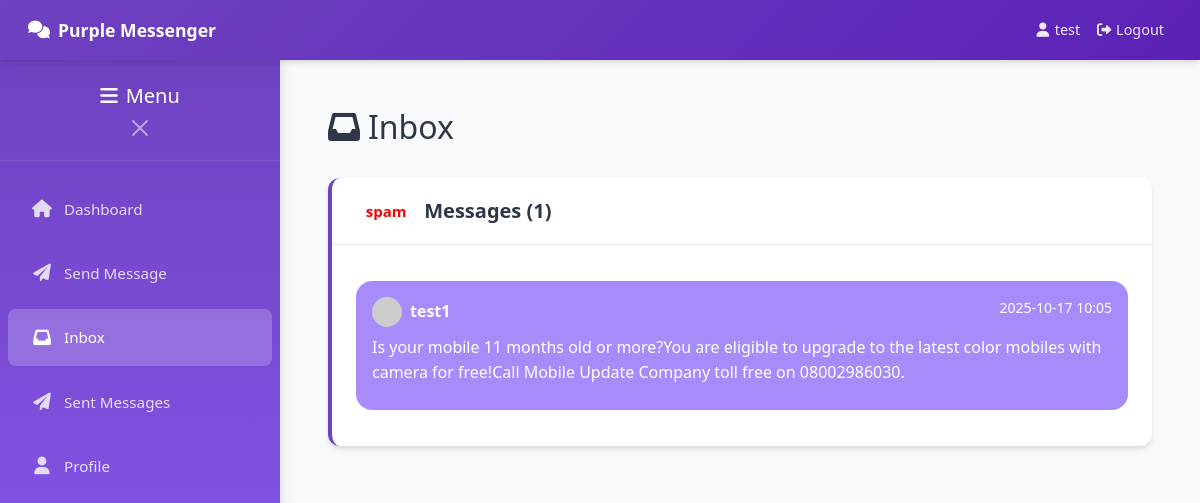
Screenshot of /inbox (signed in) with the database file from the repository.
### database.py (models this page shows)
class User(UserMixin, db.Model):
    id = db.Column(db.Integer, primary_key=True)
    username = db.Column(db.String(80), unique=True, nullable=False)
    email = db.Column(db.String(120), unique=True, nullable=False)
    password = db.Column(db.String(200), nullable=False)
    profile_pic = db.Column(db.String(200), default='default.png')
    created_at = db.Column(db.DateTime, default=datetime.utcnow)
    sent_messages = db.relationship('Message', foreign_keys='Message.sender_id', backref='sender', lazy=True)
    received_messages = db.relationship('Message', foreign_keys='Message.receiver_id', backref='receiver', lazy=True)

class Message(db.Model):
    id = db.Column(db.Integer, primary_key=True)
    content = db.Column(db.Text)
    media_type = db.Column(db.String(20))  # text, image, video, audio
    media_filename = db.Column(db.String(200))
    sender_id = db.Column(db.Integer, db.ForeignKey('user.id'), nullable=False)
    receiver_id = db.Column(db.Integer, db.ForeignKey('user.id'), nullable=False)
    category = db.Column(db.String(50))  # Category marked by sender
    is_read = db.Column(db.Boolean, default=False)
    created_at = db.Column(db.DateTime, default=datetime.utcnow)

### app.py (the view)
@app.route('/inbox')
@login_required
def inbox():
    messages = Message.query.filter_by(receiver_id=current_user.id).order_by(Message.created_at.desc()).all()
    categorized_messages = {}
    for message in messages:
        if message.category not in categorized_messages:
            categorized_messages[message.category] = []
        categorized_messages[message.category].append(message)
    return render_template('inbox.html', categorized_messages=categorized_messages)

### app.py (called while the page is built)
@login_manager.user_loader
def load_user(user_id):
    return User.query.get(int(user_id))

### templates/inbox.html (shortened to what this page needs)
{% extends "base.html" %}
{% block content %}
<div class="d-flex justify-content-between align-items-center mb-4">
    <h2><i class="fas fa-inbox me-2"></i>Inbox</h2>
</div>
<div class="row">
    <div class="col-12">
        {% for category, messages in categorized_messages.items() %}
        <div class="card card-purple mb-4">
            <div class="card-header d-flex justify-content-between align-items-center">
                <h5 class="card-title mb-0">
				{% if category=="normal" %}
                    <span class="badge category-badge me-2" style="color:green">{{ category }}</span>
                    Messages ({{ messages|length }})
					{%else %}
					<span class="badge category-badge me-2" style="color:red">{{ category }}</span>
                    Messages ({{ messages|length }})
					{% endif %}
                </h5>
            </div>
            <div class="card-body">
                {% for message in messages %}
                <div class="message-bubble">
                    <div class="d-flex justify-content-between align-items-start mb-2">
                        <div class="d-flex align-items-center">
                            <img src="{{ url_for('static', filename='uploads/images/' + message.sender.profile_pic) }}"
                                 class="rounded-circle me-2" width="30" height="30"
                                 onerror="this.src='https://via.placeholder.com/30?text=U'">
                            <strong>{{ message.sender.username }}</strong>
                        </div>
                        <small>{{ message.created_at.strftime('%Y-%m-%d %H:%M') }}</small>
                    </div>
                    {% if message.content %}
                    <p class="mb-2">{{ message.content }}</p>
                    {% endif %}
                </div>
                {% else %}
                <p class="text-muted text-center">No messages in this category.</p>
                {% endfor %}
            </div>
        </div>
        {% else %}
        <div class="text-center py-5">
            <i class="fas fa-inbox fa-3x text-muted mb-3"></i>
            <h4 class="text-muted">No messages yet</h4>
            <p class="text-muted">Your inbox is empty. Send someone a message!</p>
        </div>
        {% endfor %}
    </div>
</div>
{% endblock %}

### templates/base.html (shortened to what this page needs)
<!DOCTYPE html>
<html lang="en">
<head>
    <link href="https://cdn.jsdelivr.net/npm/bootstrap@5.1.3/dist/css/bootstrap.min.css" rel="stylesheet">
    <link href="https://cdnjs.cloudflare.com/ajax/libs/font-awesome/6.0.0/css/all.min.css" rel="stylesheet">
    <link href="{{ url_for('static', filename='css/style.css') }}" rel="stylesheet">
</head>
<body>
    <nav class="navbar navbar-expand-lg navbar-dark navbar-purple">
        <div class="container-fluid">
            <a class="navbar-brand" href="{{ url_for('dashboard') }}">
                <i class="fas fa-comments"></i>
                <span class="d-none d-sm-inline">Purple Messenger</span>
            </a>
            {% if current_user.is_authenticated %}
            <div class="navbar-nav ms-auto d-none d-md-flex align-items-center">
                <a class="nav-link" href="{{ url_for('profile') }}">
                    <i class="fas fa-user me-1"></i>
                    <span class="d-none d-lg-inline">{{ current_user.username }}</span>
                </a>
                <a class="nav-link" href="{{ url_for('logout') }}">
                    <i class="fas fa-sign-out-alt me-1"></i>
                    <span class="d-none d-lg-inline">Logout</span>
                </a>
            </div>
            {% endif %}
        </div>
    </nav>
    <div class="app-container">
        {% if current_user.is_authenticated %}
        <div class="sidebar" id="sidebar">
            <div class="sidebar-header">
                <h5 class="mb-0 text-white">
                    <i class="fas fa-bars me-2"></i>Menu
                </h5>
                <button class="btn-close btn-close-white mt-2" id="sidebarClose"></button>
            </div>
            <nav class="nav flex-column py-3">
                <a class="nav-link {% if request.endpoint == 'dashboard' %}active{% endif %}"
                   href="{{ url_for('dashboard') }}">
                    <i class="fas fa-home"></i>Dashboard
                </a>
                <a class="nav-link {% if request.endpoint == 'send_message' %}active{% endif %}"
                   href="{{ url_for('send_message') }}">
                    <i class="fas fa-paper-plane"></i>Send Message
                </a>
                <a class="nav-link {% if request.endpoint == 'inbox' %}active{% endif %}"
                   href="{{ url_for('inbox') }}">
                    <i class="fas fa-inbox"></i>Inbox
                </a>
                <a class="nav-link {% if request.endpoint == 'sent_messages' %}active{% endif %}"
                   href="{{ url_for('sent_messages') }}">
                    <i class="fas fa-paper-plane"></i>Sent Messages
                </a>
                <a class="nav-link {% if request.endpoint == 'profile' %}active{% endif %}"
                   href="{{ url_for('profile') }}">
                    <i class="fas fa-user"></i>Profile
                </a>
            </nav>
        </div>
        {% endif %}
        <main class="main-content" id="mainContent">
            {% block content %}{% endblock %}
        </main>
    </div>
</body>
</html>

### static/css/style.css (style rules this page uses)
:root { --primary-purple: #6f42c1; --secondary-purple: #8b5cf6; --light-purple: #a78bfa; --dark-purple: #5b21b6; --bg-purple: #f8f9fa; --text-dark: #2d3748; --text-light: #718096; --shadow: 0 4px 6px -1px rgba(0, 0, 0, 0.1), 0 2px 4px -1px rgba(0, 0, 0, 0.06); }
* { box-sizing: border-box; }
body { background-color: var(--bg-purple); font-family: 'Segoe UI', Tahoma, Geneva, Verdana, sans-serif; color: var(--text-dark); line-height: 1.6; padding: 0; margin: 0; min-height: 100vh; }
.navbar-purple { background: linear-gradient(135deg, var(--primary-purple), var(--dark-purple)); padding: 0.75rem 1rem; box-shadow: var(--shadow); position: sticky; top: 0; z-index: 1000; height: 60px; }
.navbar-brand { font-weight: 600; font-size: 1.1rem; display: flex; align-items: center; color: white !important; text-decoration: none; }
.navbar-brand i { margin-right: 0.5rem; }
.navbar-nav .nav-link { color: rgba(255, 255, 255, 0.9) !important; padding: 0.5rem 1rem; display: flex; align-items: center; font-size: 0.9rem; text-decoration: none; }
.navbar-nav .nav-link i { margin-right: 0.5rem; width: 16px; text-align: center; }
.app-container { display: flex; min-height: calc(100vh - 60px); position: relative; }
.sidebar { background: linear-gradient(180deg, var(--primary-purple), var(--secondary-purple)); color: white; width: 280px; flex-shrink: 0; transition: transform 0.3s ease; overflow-y: auto; box-shadow: 2px 0 10px rgba(0, 0, 0, 0.1); z-index: 999; }
.sidebar-header { padding: 1.5rem 1rem 1rem; border-bottom: 1px solid rgba(255, 255, 255, 0.1); text-align: center; display: none; }
.sidebar .nav-link { color: rgba(255, 255, 255, 0.8); padding: 1rem 1.5rem; margin: 0.25rem 0.5rem; border-radius: 0.5rem; display: flex; align-items: center; text-decoration: none; transition: all 0.3s ease; font-size: 0.95rem; }
.sidebar .nav-link i { margin-right: 0.75rem; width: 20px; text-align: center; font-size: 1.1rem; }
.sidebar .nav-link.active { color: white; background-color: rgba(255, 255, 255, 0.2); font-weight: 500; }
.main-content { flex: 1; padding: 1rem; background-color: var(--bg-purple); overflow-x: hidden; width: 100%; }
@media (min-width: 768px) { .main-content { padding: 2rem; } }
@media (min-width: 1200px) { .main-content { padding: 3rem; } }
.card-purple { border: none; border-radius: 0.75rem; box-shadow: var(--shadow); margin-bottom: 1.5rem; border-left: 4px solid var(--primary-purple); background: white; }
.card-header { background: white; border-bottom: 1px solid #e2e8f0; padding: 1.25rem 1.5rem; border-radius: 0.75rem 0.75rem 0 0 !important; }
.card-title { color: var(--text-dark); font-weight: 600; margin-bottom: 0; display: flex; align-items: center; }
.card-body { padding: 1.5rem; }
.message-bubble { background: var(--light-purple); border-radius: 1rem; padding: 1rem; margin: 0.75rem 0; color: white; position: relative; }
.row { margin-left: -0.5rem; margin-right: -0.5rem; }
.col, [class*="col-"] { padding-left: 0.5rem; padding-right: 0.5rem; }
@media (min-width: 768px) { .sidebar-header { display: block; } }

### rows the page displays
User: username "test"
Message: category "spam", messages "1", sender.username "test1", created_at "2025-10-17 10:05", content "Is your mobile 11 months old or more?You are eligible to upgrade to the latest color mobiles with camera for free!Call Mobile Update Company toll free on 08002986030."
